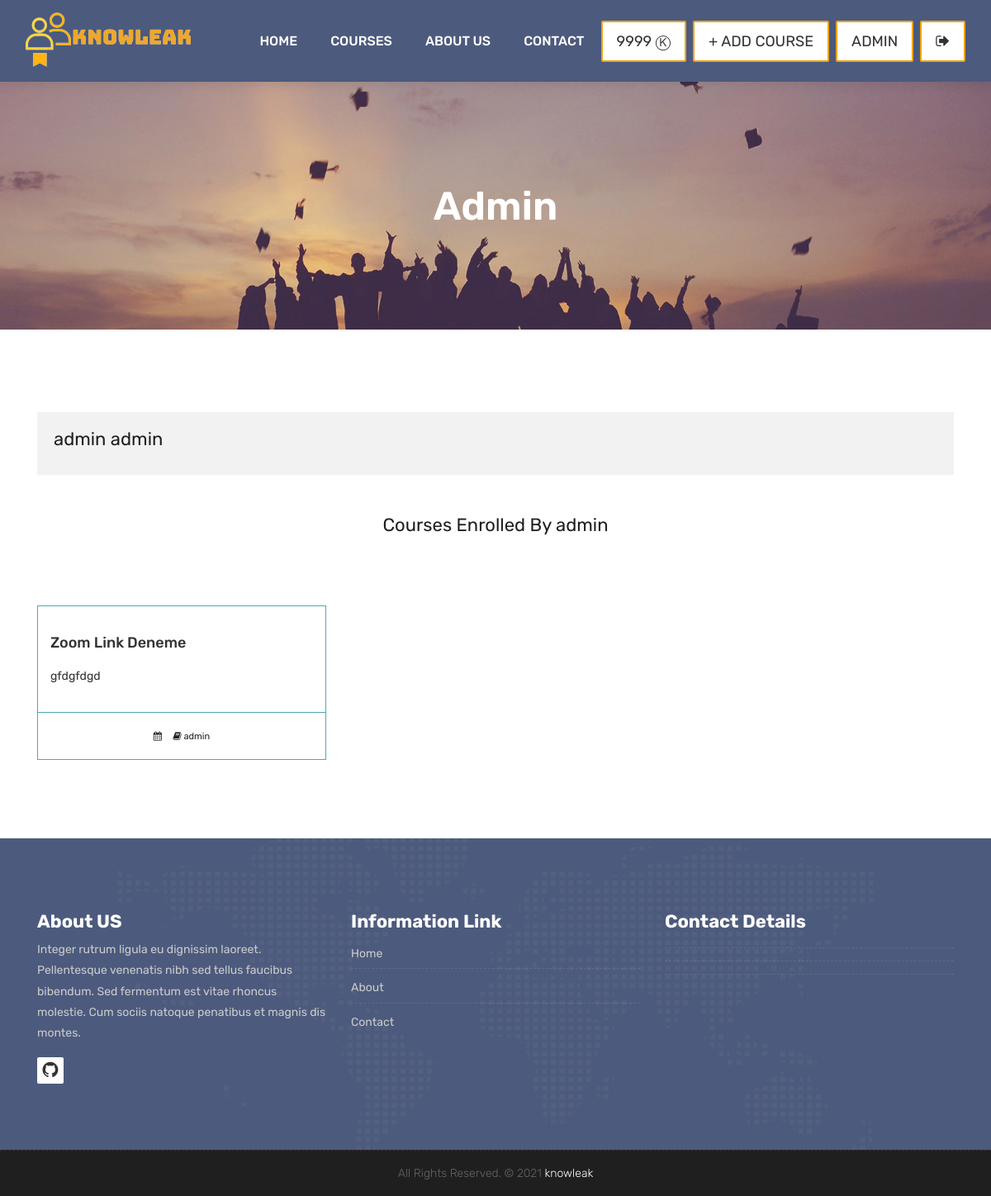
The page /accounts/dashboard/ (signed in) on the database as committed earlier.
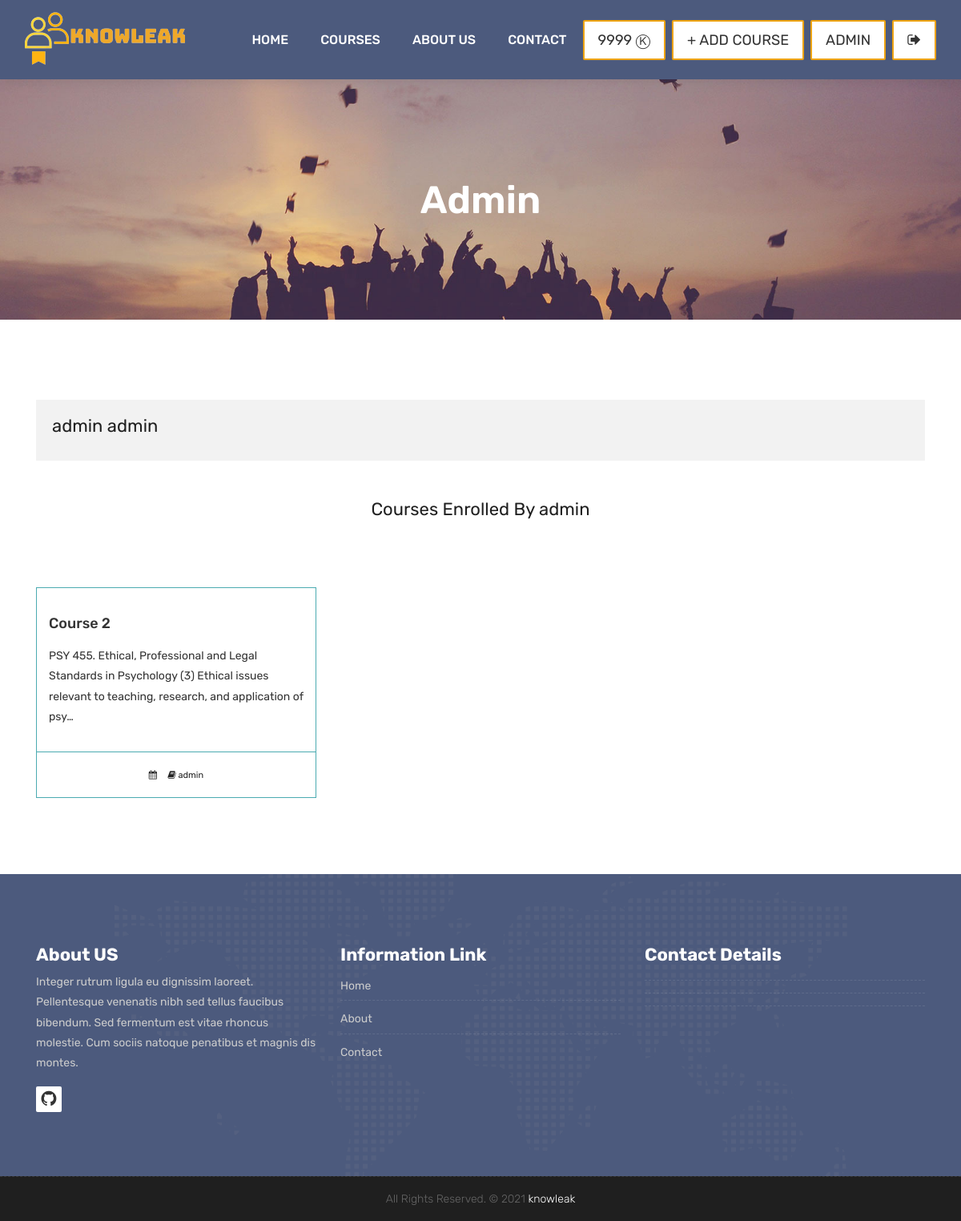
The same page on the database as committed later.
### courses/models.py (models this page shows, shortened)
class Course(models.Model):
    teacher = models.ForeignKey(User, null=False, on_delete=models.CASCADE)
    name = models.CharField(max_length=25, unique=True)
    category = models.ForeignKey(Category, null=True, on_delete=models.DO_NOTHING)
    students = models.ManyToManyField(User, blank=True, related_name='courses_joined')
    description = models.TextField(blank=True, null=True)
    image = models.ImageField(blank=True, upload_to="courses", default="courses/default_course_image.jpg")
    token = models.IntegerField()
    zoom_link=models.TextField(null=True)
    zoom_password=models.TextField(null=True)
    available = models.BooleanField(default=True)

### accounts/models.py (models this page shows)
class User(AbstractBaseUser,PermissionsMixin):
    first_name = models.CharField(max_length=150, blank=True)
    last_name = models.CharField(max_length=150, blank=True)
    username = models.CharField(max_length=150, unique=True)
    password = models.CharField(max_length=150)
    email = models.EmailField(_('email address'), unique=True)
    start_date = models.DateTimeField(default=timezone.now)
    token = models.IntegerField(default=0)
    is_staff = models.BooleanField(default=False)
    is_active = models.BooleanField(default=True)
    is_superuser = models.BooleanField(default=False)
    is_teacher = models.BooleanField(default=False)
    objects = CustomAccountManager()
    USERNAME_FIELD = 'username'
    REQUIRED_FIELDS = ['email', 'first_name', 'last_name']
    def __str__(self):
        return self.username

### accounts/views.py (the view)
# urls.py: path('dashboard/', views.user_dashboard, name="dashboard"),
def user_dashboard(request):
    current_user = request.user
    courses = current_user.courses_joined.all()
    context = {
        'courses': courses
    }
    return render(request, 'dashboard.html', context)

### templates/dashboard.html (shortened to what this page needs)
{% extends 'partials/_base.html' %}
{% load static %}
{% block content %}
	<div class="all-title-box">
		<div class="container text-center">
			<h1>{{ user.username }}</span></h1>
		</div>
	</div>
    <div id="overviews" class="section wb">
        <div class="container">
            <div class="row">
                <div class="col-lg-12 blog-post-single">
					<div class="blog-author">
						<div class="author-bio">
							<h2 class="author_name">{{ user.first_name }} {{ user.last_name }}</h3>
						</div>
					</div>
                </div>
            </div>
            <div class="row">
                <div class="col-lg-12">
                    <h2 class="text-center my-5">Courses Enrolled By {{ user.username  }}</h2>
                </div>
                {% for course in courses %}
                <div class="col-lg-4 col-md-6 col-12">
                    <div class="course-item">
						<div class="image-blog">
						</div>
						<div class="course-br">
							<div class="course-title">
								<h2><a href="{% url 'course_detail' course.id %}" title="">{{course.name}}</a></h2>
							</div>
							<div class="course-desc">
								<p>{{course.description | truncatechars:140}}</p>
							</div>
						</div>
						<div class="course-meta-bot">
							<ul>
								<li><i class="fa fa-calendar" aria-hidden="true"></i> {{course.date|date:"d M Y"}}</li>
								<li><i class="fa fa-book" aria-hidden="true"></i> {{course.teacher}}</li>
							</ul>
						</div>
					</div>
                    <br>
                </div>
                {% endfor %}
            </div>
        </div>
    </div>
    {% endblock %}

Rows that differ between the two databases and show on the page:
changed Course "admin": name "Zoom Link Deneme" → "Course 2"; description "gfdgfdgd" → "PSY 455. Ethical, Professional and Legal Standards in Psychology (3) Ethical issues relevant to teaching, research, and application of psy…"
